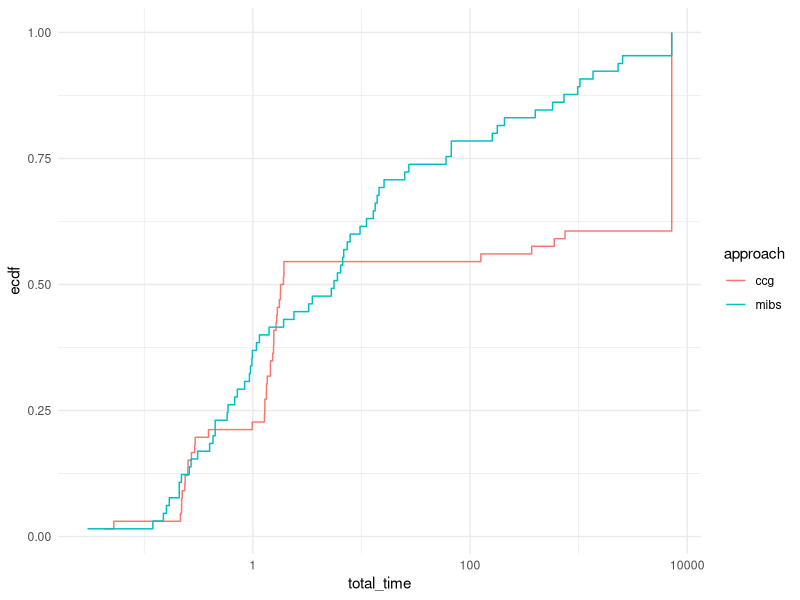
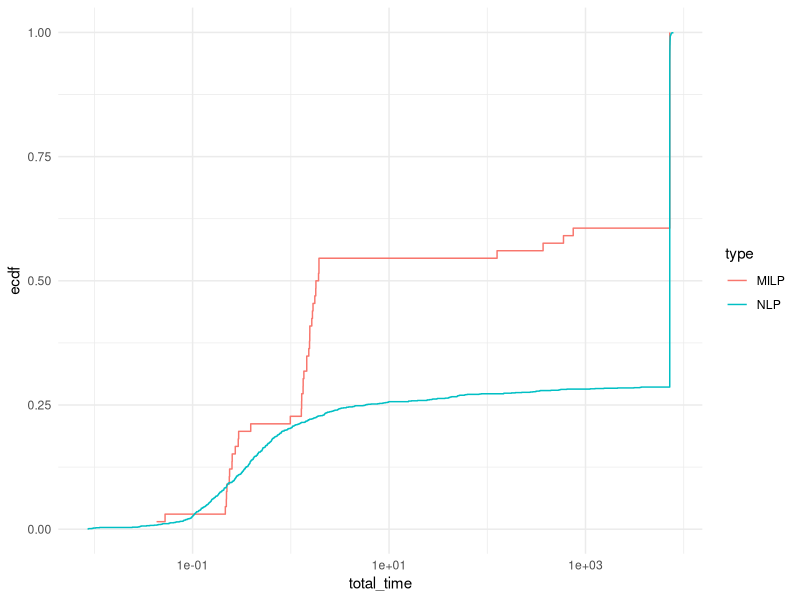
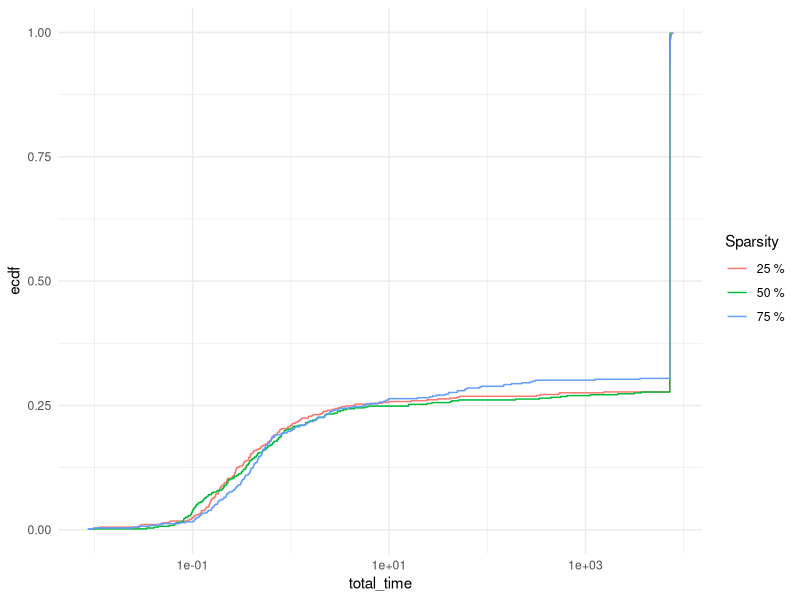
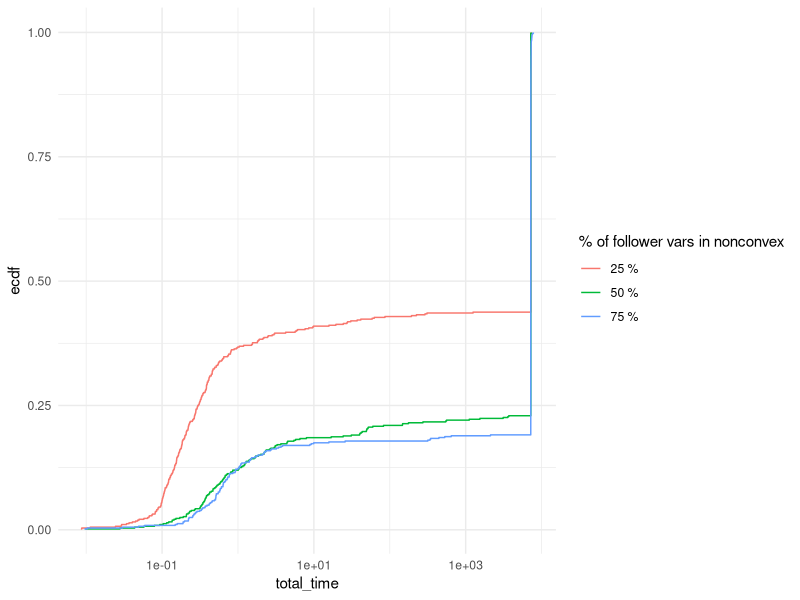
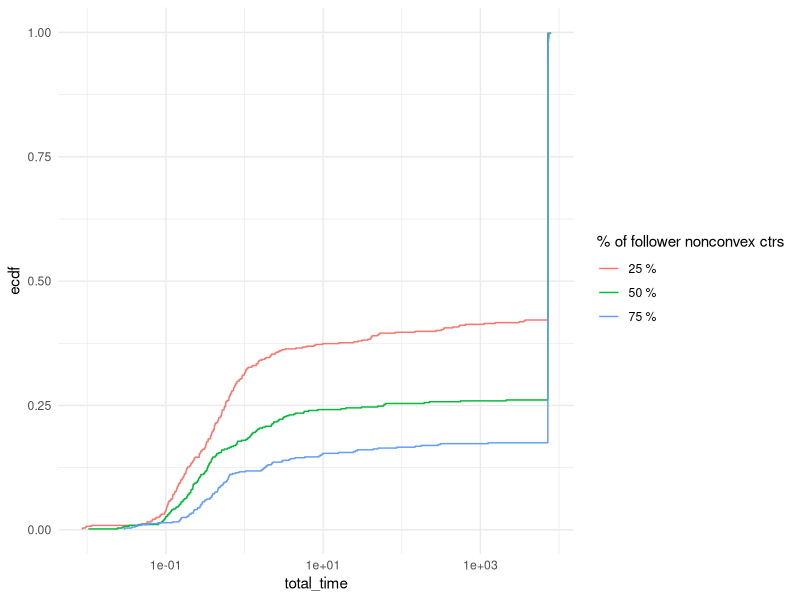

Here is the R script that generated these plots, in order:
## ---- chunk 1
library(rmarkdown)
library(kableExtra)
library(ggplot2)
library(stringr)
suppressPackageStartupMessages(library(dplyr))
## ---- chunk 2
results = read.table("./results_ccg.csv", header = FALSE, sep = ',')
colnames(results) <- c("tag", "instance", "n_leader_vars", "n_leader_ctrs", "n_follower_vars", "n_follower_ctrs", "n_uncertainty_vars", "n_uncertainty_ctrs", "n_second_stage_vars", "n_second_stage_ctrs", "total_time", "master_time", "exact_follower_time", "penalized_follower_time", "best_bound", "best_obj", "n_inner_iterations", "n_outer_iterations", "repeated_scenario", "feasible_found", "blank")
results = results %>% mutate(type = ifelse(grepl("milp", instance, ignore.case = TRUE), "MILP", "NLP"))
results$tag = NULL
results$blank = NULL
results$gap_percent = (results$best_obj - results$best_bound) / results$best_obj * 100
results$approach = "ccg"
## ---- chunk 3
paged_table(results)
## ---- chunk 4
results_mibs = read.table("./results_mibs.csv", header = FALSE, sep = ',')
colnames(results_mibs) <- c("instance", "total_time", "best_obj", "log_file")
results_mibs$approach = "mibs"
## ---- chunk 5
# Solved instances
solved_summary <- results %>%
  filter(total_time < 7200) %>%
  group_by(type, n_leader_vars, n_leader_ctrs, n_follower_vars, n_follower_ctrs) %>%
  summarise(
    solved_avg_total_time = mean(total_time),
    solved_avg_master_time = mean(master_time),
    solved_avg_exact_follower_time = mean(exact_follower_time),
    solved_avg_penalized_follower_time = mean(exact_follower_time),
    solved_avg_n_inner_iterations = mean(n_inner_iterations),
    solved_avg_n_outer_iterations = mean(n_outer_iterations),
    solved_avg_gap = mean(gap_percent),
    solved_count = n(),
    .groups = "drop"
  )

# Failed instances
failed_summary <- results %>%
  filter(repeated_scenario == 1) %>%
  group_by(type, n_leader_vars, n_leader_ctrs, n_follower_vars, n_follower_ctrs) %>%
  summarise(
    failed_avg_total_time = mean(total_time),
    failed_avg_n_inner_iterations = mean(n_inner_iterations),
    failed_avg_n_outer_iterations = mean(n_outer_iterations),
    failed_avg_gap = mean(gap_percent),
    failed_count = n(),
    .groups = "drop"
  )

# Unsolved instances
unsolved_summary <- results %>%
  filter(!(total_time < 7200) & !(repeated_scenario == 1)) %>%
  group_by(type, n_leader_vars, n_leader_ctrs, n_follower_vars, n_follower_ctrs) %>%
  summarise(
    unsolved_avg_n_inner_iterations = mean(n_inner_iterations),
    unsolved_avg_n_outer_iterations = mean(n_outer_iterations),
    unsolved_avg_gap = mean(gap_percent),
    unsolved_count = n(),
    .groups = "drop"
  )

# Merge summaries
final_summary <- full_join(solved_summary, failed_summary, by = c("type", "n_leader_vars", "n_leader_ctrs", "n_follower_vars", "n_follower_ctrs")) %>%
  full_join(unsolved_summary, by = c("type", "n_leader_vars", "n_leader_ctrs", "n_follower_vars", "n_follower_ctrs")) %>%
  arrange(type, n_leader_vars, n_leader_ctrs, n_follower_vars, n_follower_ctrs)


# Replace NAs with 0 for counts
#final_summary[is.na(final_summary)] <- "-"

options(knitr.kable.NA = '--')

# Print the final summary
kable(final_summary, 
      format = "html",
      col.names = c("Type", "N. Var.", "N. Ctr.", "N. Var.", "N. Ctr.", "Total", "Master", "Exact F.", "Penalized F.", "Inner", "Outer", "Gap (%)", "Count", "Total", "Inner", "Outer", "Gap (%)", "Count", "Inner", "Outer", "Gap (%)", "Count"),
      digits = c(matrix(0, ncol = 5), matrix(2, ncol = 7), 0, matrix(2, ncol = 4), 0, matrix(2, ncol = 3), 0)) %>%
  kable_classic(full_width = F, html_font = "Cambria") %>%
  add_header_above(c(" ", "Leader" = 2, "Follower" = 2, "Time" = 4, "Iterations" = 2, " " = 2, "Time", "Iterations" = 2, " " = 2, "Iterations" = 2, " " = 2)) %>%
  add_header_above(c("Instance" = 5, "Solved" = 8, "Failed" = 5, "Unsolved" = 4))

## ---- chunk 6
results_milp = rbind(
  results[results$type == "MILP",c("instance", "approach", "total_time", "best_obj")],
  results_mibs[,c("instance", "approach", "total_time", "best_obj")]
)
## ---- chunk 7
ggplot(results_milp, aes(x = total_time, col = approach)) + 
  stat_ecdf(pad = FALSE) +
  #coord_cartesian(xlim = c(0,7200)) +
  scale_x_log10() +
  theme_minimal()
## ---- chunk 8
ggplot(results[results$repeated_scenario == 0,], aes(x = total_time, col = type)) + 
  stat_ecdf(pad = FALSE) +
  #coord_cartesian(xlim = c(0,7200)) +
  scale_x_log10() +
  theme_minimal()
## ---- chunk 9
nlp_results = results[results$type == "NLP",]

matches = str_match(nlp_results$instance, "_p(\\d+)_k(\\d+)_s(\\d+)\\.")

# Extract the parameters from the matches
nlp_results$param_p <- as.integer(matches[, 2])
nlp_results$param_k <- as.integer(matches[, 3])
nlp_results$param_s <- as.integer(matches[, 4])
## ---- chunk 10
ggplot(nlp_results[nlp_results$repeated_scenario == 0,], aes(x = total_time, col = paste0(param_s, " %"))) + 
  stat_ecdf(pad = FALSE) +
  # coord_cartesian(xlim = c(0,7200)) +
  scale_x_log10() +
  theme_minimal() +
  labs(color = "Sparsity")
## ---- chunk 11
ggplot(nlp_results[nlp_results$repeated_scenario == 0,], aes(x = total_time, col = paste0(param_p, " %"))) + 
  stat_ecdf(pad = FALSE) +
  # coord_cartesian(xlim = c(0,7200)) +
  scale_x_log10() +
  theme_minimal() +
  labs(color = "% of follower vars in nonconvex")
## ---- chunk 12
ggplot(nlp_results[nlp_results$repeated_scenario == 0,], aes(x = total_time, col = paste0(param_k, " %"))) + 
  stat_ecdf(pad = FALSE) +
  # coord_cartesian(xlim = c(0,7200)) +
  scale_x_log10() +
  theme_minimal() +
  labs(color = "% of follower nonconvex ctrs")
